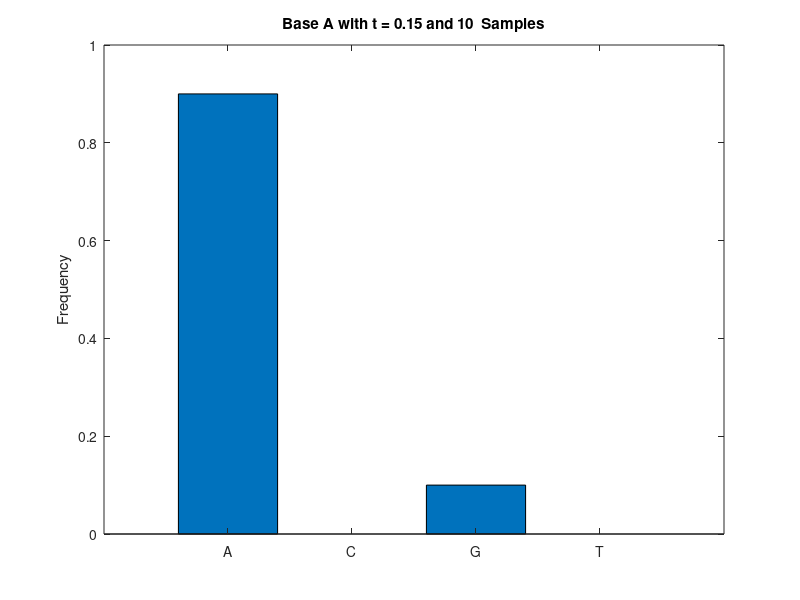
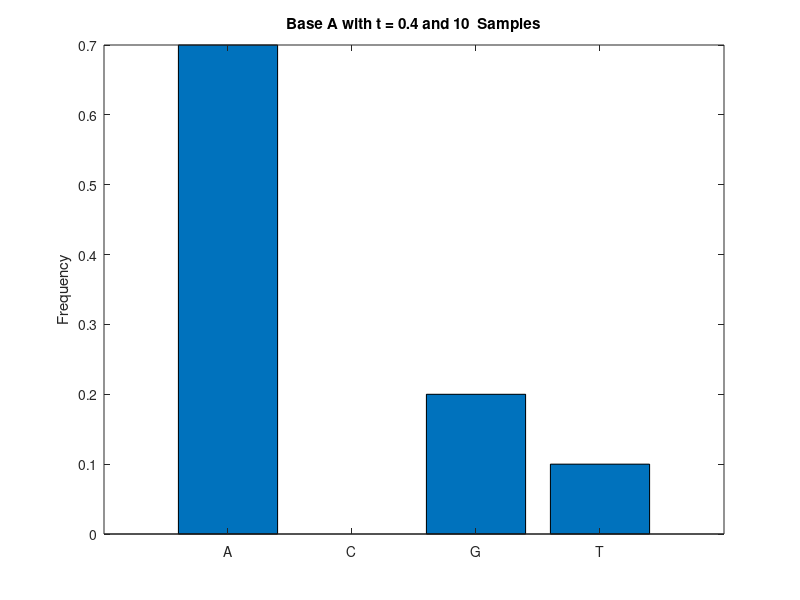
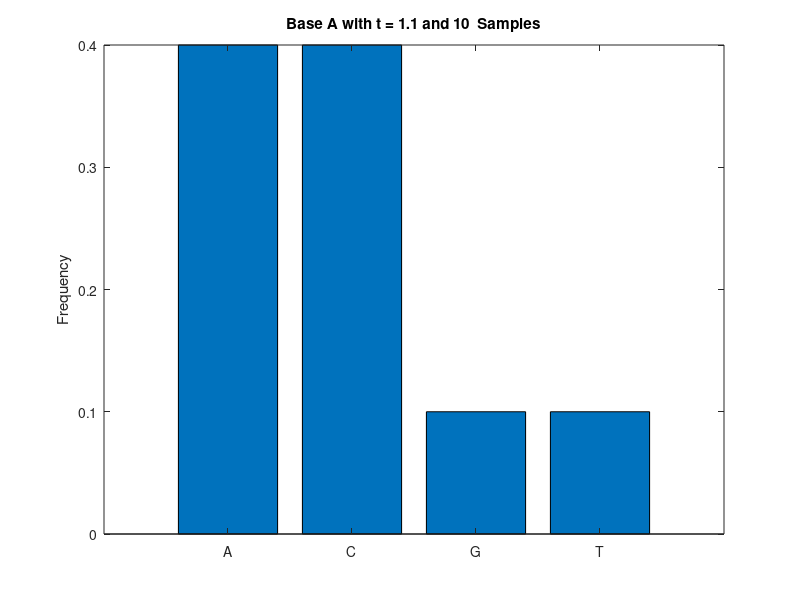
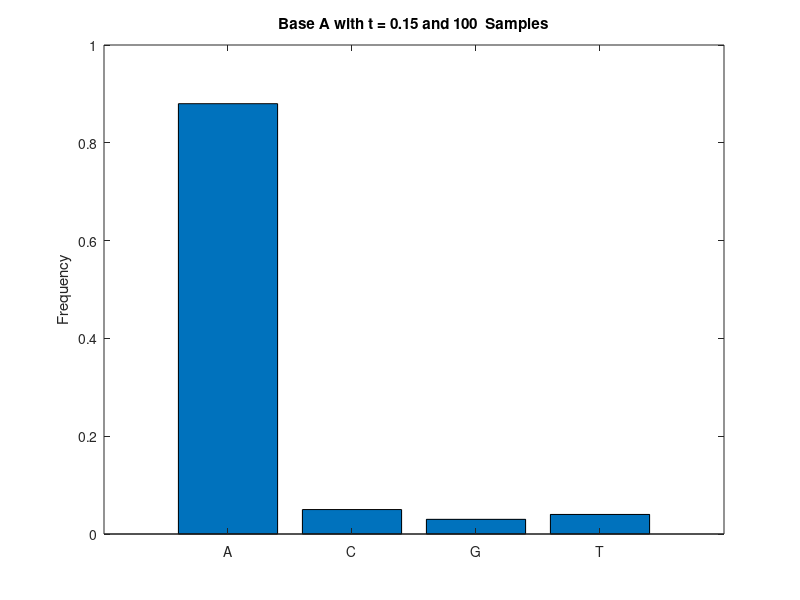

MATLAB code to generate these figures, in order: (Note: this script raises an error after producing the figures.)
function [] = ex3()

letterDict = ['A','C','G','T'];

% O1
sampleLetterFewTimes('A',[10,100,1000],[0.15,0.4,1.1],letterDict, 0.25);

% Q2
createBoxPlot(100,500,[0.15,0.4,1.1],letterDict, 0.25);

% O3
tList(1000, 100, [[0.1,0.1];[0.5,0.1];[0.1,0.5];[0.5,0.5]],letterDict, 0.25);

end

%implemention of the func P(a->b)
function [retValue] = PJC(a, b, t, alpha)
retValue = 0.25*(1-exp(-4*alpha*t));
if(a==b)
    retValue = 0.25*(1+3*exp(-4*alpha*t));
end
end

%calculates the probilities vector for rach letter
function [prob] = calcProbVec(a,t, lettersDict,alpha)
letterListSize = length(lettersDict);
prob = zeros(letterListSize,1);

for i = 1:letterListSize
    prob(i) = PJC(a,lettersDict(i),t,alpha);
end
end

%creates a sequnce with length of sampelsNum, by the probilities vector
function [chosenBase] =  sampleLetter(a,t,N,letterDict, alpha)
prob = calcProbVec(a,t,letterDict,alpha);
chosenBase = randsample(letterDict,N,1,prob);
end

%calculets the precentage of each letter from the sequence
function [precVec] = calcPrcentage(calcSeq, lettersList)
letSize = length(lettersList);
precVec = zeros(letSize,1);
for i = 1:letSize
    precVec(i) = sum(length(find(calcSeq == lettersList(i))))/sum(length(calcSeq));
end
end

%generates smapleLetter for a few values of t and sample number 
function [] = sampleLetterFewTimes(a, N, tVec, lettersDict,alpha)
tLen = length(tVec);
sLen = length(N);
for i = 1:sLen
    for j = 1:tLen
        samplesLet = sampleLetter(a,tVec(j),N(i),lettersDict,alpha);
        precVec = calcPrcentage(samplesLet, lettersDict);
        figure;
        bar(precVec);
        set(gca,'XTickLabel', num2cell(lettersDict)); 
        ylabel('Frequency') % y-axis label
        title(['Base ',a, ' with t = ',num2str(tVec(j)), ' and ' , num2str(N(i)),'  Samples'])
    end
end
end

%calculets the MLE of two sequences
function [mleValue] = calcMLE(seq1,seq2,letterDict)
    seqLen = length(seq1);
    seq1 = convertToNumVec(seq1,letterDict);
    seq2 =  convertToNumVec(seq2,letterDict);
    C = length(find((seq1-seq2) == 0));
    mleValue = log(double(3*seqLen)/(4*C-seqLen));


end
    
%convert a seqence string vector into a int vector
function [seqVec] =  convertToNumVec(seq,lettersList)
seqLen = length(seq);
seqVec = zeros(seqLen,1);
for i = 1 : seqLen
    seqVec(i) = find(strcmp(num2cell(lettersList),seq(i)));
end
end

%generates two seqences, the first is random the second is sampled by the
%first
function [seq1,seq2] = createPair(N, t, lettersDict, alpha)

seq1 = randseq(1);
seq2 = sampleLetter(seq1,t,1,lettersDict, alpha);
for i = 1:N - 1
    seq1 = strcat(seq1, randseq(1));
    seq2 = strcat(seq2, sampleLetter(seq1(end),t,1,lettersDict, alpha));
end
end

%creates a box plot from diffrenet pairs of seqences - Q1 code
function createBoxPlot(M, N, tVec, lettersDict,alpha)
tLen = length(tVec);
resVec = zeros(M,tLen);
tmpVec = zeros(M,1);
  
for i = 1:tLen
    for j = 1:M
        [seq1, seq2] = createPair(N,tVec(i),lettersDict, alpha);
        tmpVec(j) = calcMLE(seq1,seq2,lettersDict); 
    end
    resVec(:,i) = tmpVec;
    
end
figure
boxplot(resVec);
set(gca,'XTickLabel', tVec); 
ylabel('Precentage of distrubution of the estimated distances (MLE)') % y-axis label
xlabel('T values - distance');
title('Box plot with 100 sequences of length 500, and a given distance(t)');


end

%creates tree out of a sample size with two fathers and alpha,beta
%distances
function [tree] = createTree(alphaT1, betaT2, sizeOfSeq, lettersDict, alpha)
tree = cell(6);

father1 =  randseq(sizeOfSeq);
child1_2 = '';
child1_1 = '';
father2 = '';
for i = 1:sizeOfSeq
    child1_2 = strcat(child1_2, sampleLetter(father1(i), alphaT1, 1, lettersDict, alpha));
    child1_1 = strcat(child1_1, sampleLetter(father1(i), betaT2, 1, lettersDict, alpha));
    father2 = strcat(father2, sampleLetter(father1(i), alphaT1, 1, lettersDict, alpha));
end

child2_3 = '';
child2_4 = '';

for i = 1:sizeOfSeq

    child2_3 = strcat(child2_3, sampleLetter(father2(i), betaT2, 1, lettersDict, alpha));
    child2_4 = strcat(child2_4, sampleLetter(father2(i), alphaT1, 1, lettersDict, alpha));
end

tree{1} = father1;
tree{2} = child1_2;
tree{3} = child1_1;
tree{4} = child2_4;
tree{5} = child2_3;
tree{6} = father2;
end

function [] = tList(N, M, tVec,lettersDict, alpha)
tLen = length(tVec);
iterList = zeros(tLen, 1);
iterCtor = 0;
QList = zeros(6,1);
for i = 1:tLen
    for j = 1:M
        alphaT1 = tVec(i ,1);
        betaT2 = tVec(i,2);
        tree = createTree(alphaT1, betaT2, N, lettersDict, alpha);
        
        d_1_2 = calcMLE(tree{2}, tree{3}, lettersDict);   
        d_3_1 = calcMLE(tree{4}, tree{2}, lettersDict); 
        d_1_4 = calcMLE(tree{2}, tree{5}, lettersDict);
        d_2_3 = calcMLE(tree{3}, tree{4}, lettersDict); 
        d_2_4 = calcMLE(tree{3}, tree{5}, lettersDict); 
        d_3_4 = calcMLE(tree{4}, tree{5}, lettersDict);      
        
        r1 = (d_1_2 + d_3_1 +  d_1_4)/2;
        r2 = (d_1_2 + d_2_3 + d_2_4)/2;
        r3 = (d_3_1 + d_2_3 + d_3_4)/2;
        r4 = (d_1_4 + d_2_4 + d_3_4)/2;
        
        
        QList(1) = r1 + r2 + - d_1_2;
        QList(2) = r1 + r3 + - d_3_1;
        QList(3) = r1 + r4 + - d_1_4;
        QList(4) = r2 + r3 + - d_2_3;
        QList(5) = r2 + r4 + - d_2_4;
        QList(6) = r3 + r4 + - d_3_4;
        
        [~, maxIdx] = max(QList);
        
        if(maxIdx == 6 | maxIdx == 1)
            iterCtor = iterCtor + 1;
            
        end
            
     end
        
        
        iterList(i) = iterCtor;
        iterCtor = 0;
        
        
        
end

figure;
bar(iterList);
set(gca,'XTickLabel', tVec); 
ylabel('Precantage of correct reconstructions') % y-axis label
xlabel('(alpha, beta) values') % x-axis label
title('Precantage of correct reconstructions per different alpha and beta values')
    
end


